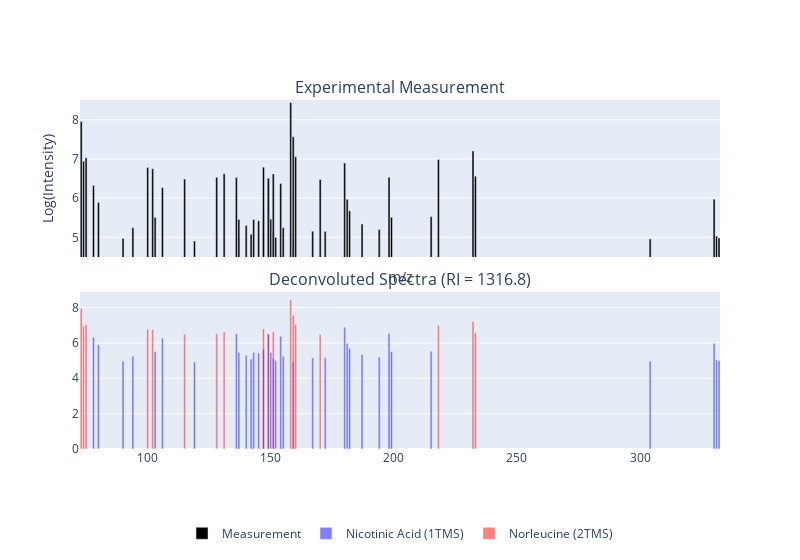

Source (notebook cell):
### Code cell
# Create subplots: 2 rows, 1 column
fig = make_subplots(rows=2, cols=1, shared_xaxes=True, vertical_spacing=0.1,
                    subplot_titles=("Experimental Measurement", "Deconvoluted Spectra (RI = 1316.8)"))


# Add bar trace for the experimental data in the first subplot
fig.add_trace(go.Bar(
    x=experimental['mz'],
    y=experimental['log_intensity'],
    name='Measurement',
    marker_color='black',
    width=0.8  # Increase the bar width
), row=1, col=1)

# Add bar trace for nicotinic_acid and norleucine with transparency in the second subplot
fig.add_trace(go.Bar(
    x=nicotinic_acid['mz'],
    y=nicotinic_acid['log_intensity'],
    name='Nicotinic Acid (1TMS)',
    marker_color='blue',
    width=0.8,  # Increase the bar width
    opacity=0.5  # Set transparency
), row=2, col=1)

fig.add_trace(go.Bar(
    x=norleucine['mz'],
    y=norleucine['log_intensity'],
    name='Norleucine (2TMS)',
    marker_color='red',
    width=0.8,  # Increase the bar width
    opacity=0.5  # Set transparency
), row=2, col=1)

# Update layout with specified x and y axis ranges, plot width, and legend position
fig.update_layout(
    xaxis_title='m/z',
    yaxis_title='Log(Intensity)',
    barmode='overlay',  # Use 'overlay' to combine the plots
    xaxis=dict(
        range=[70, 240],  # Set x-axis range
        dtick=10  # Set x-tick interval to 10
    ),
    yaxis=dict(range=[4.5, 8.5]),  # Set y-axis range
    width=800,  # Set plot width to fit A4 page width (210 mm * 3.78 pixels/mm)
    legend=dict(
        x=0.5,  # Position legend at the center
        y=-0.2,  # Position legend below the plot
        xanchor='center',  # Anchor legend to the center
        yanchor='top',  # Anchor legend to the top
        orientation='h'  # Set legend orientation to horizontal
    )
)

fig.show()

### Figure 1 — Plotly figure (JSON) as saved in the notebook; plotly's stock layout.template omitted (floating-point values rounded to 4 significant figures)
{"data": [{"marker": {"color": "black"}, "name": "Measurement", "type": "bar", "width": 0.8, "x": [78.03, 80.05, 90.03, 94.04, 103.1, 106.0, 119.1, 136.1, 137.1, 137.1, 140.0, 142.0, 143.1, 145.1, 147.1, 149.0, 150.0, 151.0, 152.0, 154.1, 155.1, 159.1, 167.1, 172.1, 180.0, 181.1, 182.0, 187.1, 194.1, 198.1, 199.1, 215.1, 304.1, 330.1, 331.1, 332.1, 73.05, 74.05, 75.03, 100.1, 102.1, 115.1, 128.1, 131.1, 147.1, 149.0, 151.0, 158.1, 159.1, 160.1, 170.1, 218.1, 232.2, 233.1], "xaxis": "x", "y": [6.322, 5.89, 4.977, 5.248, 5.51, 6.268, 4.909, 6.523, 4.99, 5.459, 5.307, 5.081, 5.457, 5.424, 5.626, 6.507, 5.466, 5.125, 4.999, 6.374, 5.249, 4.91, 5.157, 5.156, 6.894, 5.974, 5.677, 5.343, 5.201, 6.532, 5.514, 5.529, 4.962, 5.975, 5.033, 4.987, 7.953, 6.942, 7.029, 6.779, 6.748, 6.487, 6.53, 6.621, 6.789, 6.501, 6.617, 8.437, 7.562, 7.052, 6.475, 6.985, 7.203, 6.559], "yaxis": "y"}, {"marker": {"color": "blue"}, "name": "Nicotinic Acid (1TMS)", "opacity": 0.5, "type": "bar", "width": 0.8, "x": [78.03, 80.05, 90.03, 94.04, 103.1, 106.0, 119.1, 136.1, 137.1, 137.1, 140.0, 142.0, 143.1, 145.1, 147.1, 149.0, 150.0, 151.0, 152.0, 154.1, 155.1, 159.1, 167.1, 172.1, 180.0, 181.1, 182.0, 187.1, 194.1, 198.1, 199.1, 215.1, 304.1, 330.1, 331.1, 332.1], "xaxis": "x2", "y": [6.322, 5.89, 4.977, 5.248, 5.51, 6.268, 4.909, 6.523, 4.99, 5.459, 5.307, 5.081, 5.457, 5.424, 5.626, 6.507, 5.466, 5.125, 4.999, 6.374, 5.249, 4.91, 5.157, 5.156, 6.894, 5.974, 5.677, 5.343, 5.201, 6.532, 5.514, 5.529, 4.962, 5.975, 5.033, 4.987], "yaxis": "y2"}, {"marker": {"color": "red"}, "name": "Norleucine (2TMS)", "opacity": 0.5, "type": "bar", "width": 0.8, "x": [73.05, 74.05, 75.03, 100.1, 102.1, 115.1, 128.1, 131.1, 147.1, 149.0, 151.0, 158.1, 159.1, 160.1, 170.1, 218.1, 232.2, 233.1], "xaxis": "x2", "y": [7.953, 6.942, 7.029, 6.779, 6.748, 6.487, 6.53, 6.621, 6.789, 6.501, 6.617, 8.437, 7.562, 7.052, 6.475, 6.985, 7.203, 6.559], "yaxis": "y2"}], "layout": {"annotations": [{"font": {"size": 16}, "showarrow": false, "text": "Experimental Measurement", "x": 0.5, "xanchor": "center", "xref": "paper", "y": 1, "yanchor": "bottom", "yref": "paper"}, {"font": {"size": 16}, "showarrow": false, "text": "Deconvoluted Spectra (RI = 1316.8)", "x": 0.5, "xanchor": "center", "xref": "paper", "y": 0.45, "yanchor": "bottom", "yref": "paper"}], "barmode": "overlay", "legend": {"orientation": "h", "x": 0.5, "xanchor": "center", "y": -0.2, "yanchor": "top"}, "width": 800, "xaxis": {"anchor": "y", "domain": [0, 1], "dtick": 10, "matches": "x2", "range": [70, 240], "showticklabels": false, "title": {"text": "m/z"}}, "xaxis2": {"anchor": "y2", "domain": [0, 1]}, "yaxis": {"anchor": "x", "domain": [0.55, 1], "range": [4.5, 8.5], "title": {"text": "Log(Intensity)"}}, "yaxis2": {"anchor": "x2", "domain": [0, 0.45]}}}
